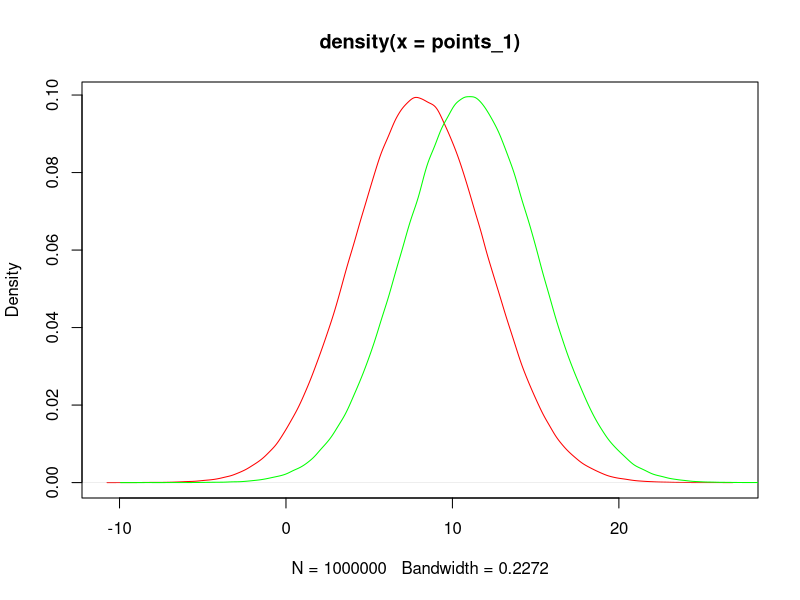

This figure's R source:
## ---- chunk 1
pnorm(-2.94)

1-pnorm(-2.94)
## ---- chunk 2
points_1<-rnorm(1000000,mean=8,sd=4)

points_2<-rnorm(1000000,mean=11,sd=4)

plot(density(points_1),col="red")+lines(density(points_2),col="green")
